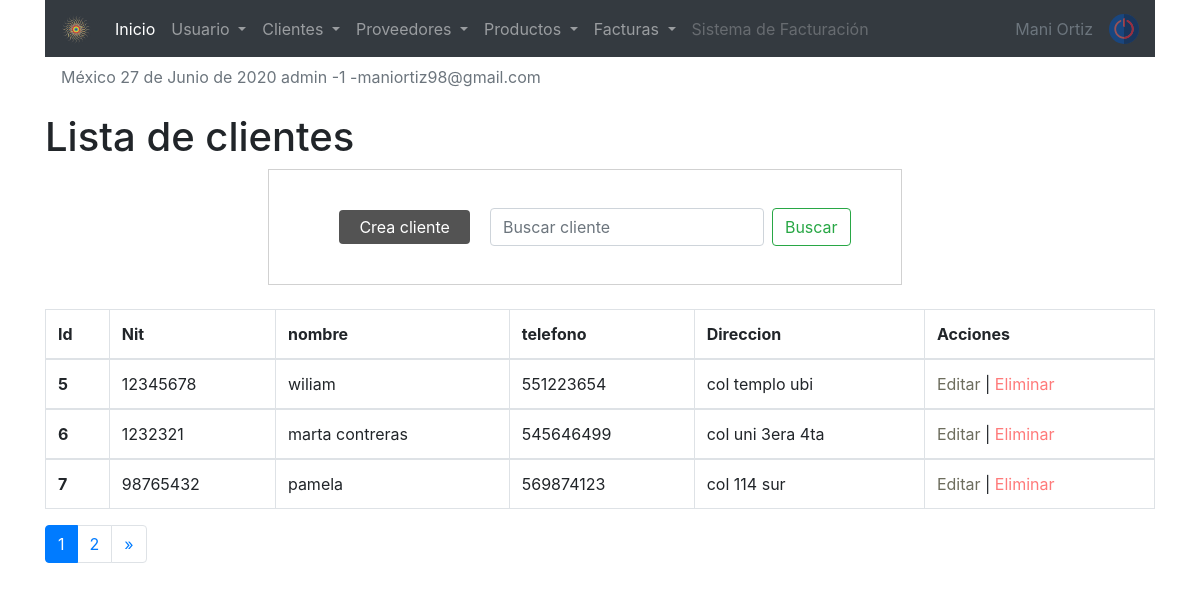
The page /sistema/lista_clientes.php (signed in) on the database its author committed.
### tables this page shows
CREATE TABLE `cliente` (
  `idcliente` int(11) NOT NULL,
  `nit` int(11) DEFAULT NULL,
  `nombre` varchar(80) DEFAULT NULL,
  `telefono` int(11) DEFAULT NULL,
  `direccion` text DEFAULT NULL,
  `dateadd` datetime NOT NULL DEFAULT current_timestamp(),
  `usuario_id` int(11) NOT NULL,
  `estatus` int(11) NOT NULL DEFAULT 1
);

### sistema/lista_clientes.php (the view, shortened to what this page needs)
<?php
include "../conexion.php"
?>
<!doctype html>
<html lang="en">
<link rel="stylesheet" href="css/style1.css">
  <head>
    <?php include "includes/scripts.php" ?>
  </head>
  <body>
  <?php include "includes/header.php" ?>
    <div class="container">
        <h1>Lista de clientes </h1>
     <div class="container row">
     <form class="form-inline my-2 my-lg-0" action="buscar_cliente.php" method="get">
     <a href="registro_cliente.php" class="btn_new">Crea cliente</a>
      <input class="form-control mr-sm-2" type="search" placeholder="Buscar cliente" aria-label="Search" name="busqueda" id="busqueda">
      <button class="btn btn-outline-success my-2 my-sm-0" type="submit" value="buscar">Buscar</button>
    </form>
    </div>
<br>
<div class="table-responsive">
            <table class="table table-bordered  table-responsive-xl">
            <thead>
                <tr>
                <th scope="col">Id</th>
                <th scope="col">Nit</th>
                <th scope="col">nombre</th>
                <th scope="col">telefono</th>
                <th scope="col">Direccion</th>
                <th scope="col">Acciones</th>
                </tr>
            </thead>
            <?php
            $sql_registe = mysqli_query($conection, "SELECT COUNT(*) as total_registro FROM cliente WHERE estatus = 1 " );
            $result_register = mysqli_fetch_array($sql_registe);
			$total_registro = $result_register['total_registro'];
			$por_pagina = 3;
			if(empty($_GET['pagina']))
			{
				$pagina = 1;
			}else{
				$pagina = $_GET['pagina'];
			}
			$desde = ($pagina-1) * $por_pagina;
			$total_paginas = ceil($total_registro / $por_pagina);
            $query = mysqli_query($conection, "SELECT * FROM cliente
                                                    WHERE estatus = 1 ORDER BY idcliente ASC LIMIT $desde,$por_pagina " );
            $result = mysqli_num_rows($query);
            if($result > 0 ){
                while ($data = mysqli_fetch_array($query)){
                    if($data['nit' ] == 0){
                        $nit = 'C/F';
                    }else{
                        $nit = $data['nit'];
                    }
            ?>
            <tbody>
                <tr>
                <th scope="row"><?php echo $data['idcliente']; ?></th>
                <td><?php echo $nit; ?></td>
                <td><?php echo $data['nombre']; ?></td>
                <td><?php echo $data['telefono']; ?></td>
                <td><?php echo $data['direccion']; ?></td>
                <td>
                    <a href="editar_cliente.php?id=<?php echo $data['idcliente']; ?>" class="link_edit">Editar </a>
                    <?php
                    if($_SESSION['rol'] == 1 || $_SESSION['rol'] == 2 ){
                    ?>
|
                    <a href="eliminar_confirmar_cliente.php?id=<?php echo $data['idcliente']; ?>" class="link_delete">Eliminar</a>
                <?php } ?>
                </td>
                </tr>
            </tbody>
            <?php
        }
            }
            ?>
            </table>
            <nav aria-label="Page navigation example">
                <ul class="pagination">
                    <?php
                    for($i=1; $i <= $total_paginas ; $i++){
                        if($i == $pagina){
                            echo '<li class="page-item active"><a class="page-link" href="?pagina='.$i.'">'.$i.'</a></li>';
                        }else{
                            echo '<li class="page-item"><a class="page-link" href="?pagina='.$i.'">'.$i.'</a></li>';
                        }
                    }
                    if ($pagina != $total_paginas){
                    ?>
                    <li class="page-item">
                    <a class="page-link" href="?pagina=<?php echo $pagina + 1; ?>" aria-label="Next">
                        <span aria-hidden="true">&raquo;</span>
                    </a>
                    </li>
                <?php } ?>
                </ul>
            </nav>
    </div>
    </div>
   </body>
</html>

### sistema/css/style1.css (style rules this page uses)
form { margin: auto; padding: 20px 50px; border: 1px solid #d1d1d1; }
.btn_new { background: rgb(83, 83, 83); color: rgb(255, 255, 255); display: inline-block; padding: 5px 20px; border-radius: 4px; margin: 20px; }
.link_edit { color: rgb(109, 109, 94); }
.link_delete { color: rgb(255, 122, 122); }

### rows shown on the page
cliente: idcliente "5", nit "12345678", nombre "wiliam", telefono "551223654", direccion "col templo ubi"
cliente: idcliente "6", nit "1232321", nombre "marta contreras", telefono "545646499", direccion "col uni 3era 4ta"
cliente: idcliente "7", nit "98765432", nombre "pamela", telefono "569874123", direccion "col 114 sur"

### other values the page prints
fechaC() "27 de Junio de 2020"
$_SESSION['user'] "admin"
$_SESSION['rol'] "1"
$_SESSION['email'] "maniortiz98@gmail.com"
